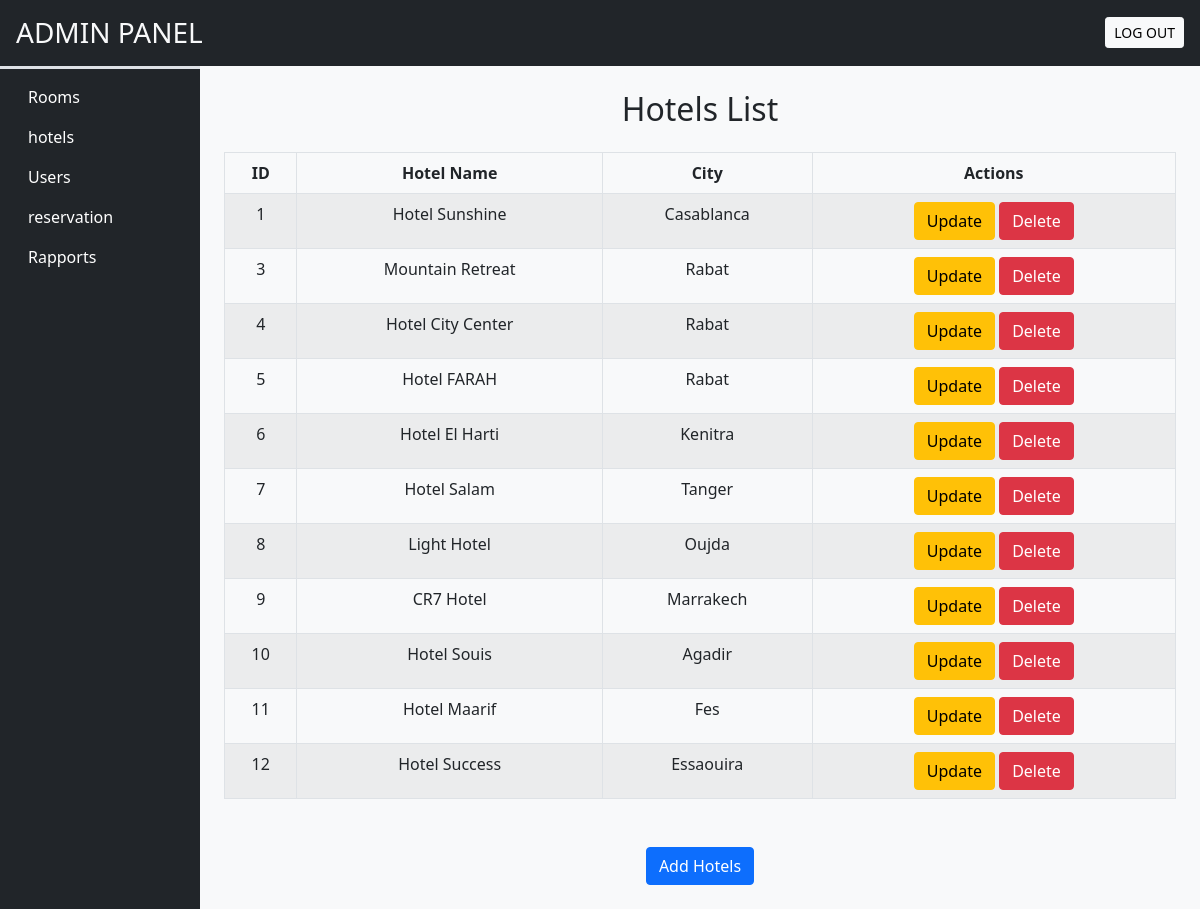
Screenshot of /admins/hotels.php with the database file from the repository.
### tables this page shows
CREATE TABLE `hotels` (
  `id` int(11) NOT NULL,
  `name` varchar(255) NOT NULL,
  `city_id` int(11) NOT NULL,
  `created_at` timestamp NOT NULL DEFAULT current_timestamp()
);

CREATE TABLE `cities` (
  `id` int(11) NOT NULL,
  `name` varchar(100) NOT NULL,
  `created_at` timestamp NOT NULL DEFAULT current_timestamp()
);

### admins/hotels.php (the view, shortened to what this page needs)
<?php
require('incl/cnx.php');
try {
    $stmt = $pdo->query("
        SELECT hotels.id, hotels.name AS hotel_name, cities.name AS city_name
        FROM hotels
        JOIN cities ON hotels.city_id = cities.id
    ");
    $hotels = $stmt->fetchAll(PDO::FETCH_ASSOC);
} catch (PDOException $e) {
    echo "Error fetching hotels: " . $e->getMessage();
    $hotels = [];
}
?>
<!DOCTYPE html>
<html lang="en">
<head>
    <?php require('incl/links.php'); ?>
</head>
<body class="bg-light">
    <?php require('incl/header.php'); ?>
    <div class="container-fluid" id="main-content">
        <div class="row">
            <div class="col-lg-10 ms-auto p-4 overflow-hidden">
                <h2 class="text-center mb-4">Hotels List</h2>
                <?php if (!empty($hotels)): ?>
                    <table class="table table-bordered table-striped text-center">
                        <thead class="thead-dark">
                            <tr>
                                <th>ID</th>
                                <th>Hotel Name</th>
                                <th>City</th>
                                <th>Actions</th>
                            </tr>
                        </thead>
                        <tbody>
                            <?php foreach ($hotels as $hotel): ?>
                                <tr>
                                    <td><?php echo htmlspecialchars($hotel['id']); ?></td>
                                    <td><?php echo htmlspecialchars($hotel['hotel_name']); ?></td>
                                    <td><?php echo htmlspecialchars($hotel['city_name']); ?></td>
                                    <td class="d-flex-center gap-2">
                                        <a href="updateHotel.php?id=<?php echo $hotel['id']; ?>" class="btn btn-warning">Update</a>
                                        <a href="deleteHotel.php?id=<?php echo $hotel['id']; ?>" class="btn btn-danger" onclick="return confirm('Are you sure you want to delete this hotel?');">Delete</a>
                                    </td>
                                </tr>
                            <?php endforeach; ?>
                        </tbody>
                    </table>
                    <div class="d-flex justify-content-center mt-5">
                        <a href="addHotels.php" class="btn btn-primary">Add Hotels</a>
                    </div>
                <?php else: ?>
                    <div class="alert alert-warning text-center">
                        No Hotels found.
                    </div>
                <?php endif; ?>
            </div>
        </div>
    </div>
</body>
</html>

### admins/incl/links.php (shortened to what this page needs)
<link href="https://cdn.jsdelivr.net/npm/bootstrap@5.0.2/dist/css/bootstrap.min.css" rel="stylesheet">
<link rel="stylesheet" href="https://cdn.jsdelivr.net/npm/bootstrap-icons@1.11.3/font/bootstrap-icons.min.css">
<link rel="stylesheet" href="https://unpkg.com/swiper/swiper-bundle.min.css" />
<link rel="stylesheet" href="style/style.css">

### admins/incl/header.php (shortened to what this page needs)
<div class="container-fluid bg-dark text-light p-3 d-flex align-items-center justify-content-between " >
    <h3 class=" mb-0 ">ADMIN PANEL</h3>
    <a href="logout.php" class="btn btn-light btn-sm">LOG OUT</a>
</div>
<div class="col-lg-2  bg-dark border-top border-3 " id="dashbord-menu">
    <nav class="navbar navbar-expand-lg navbar-dark ">
        <div class="container-fluid flex-lg-column align-items-stretch">
            <div class="collapse navbar-collapse flex-column align-items-stretch" id="admindropdown">
                <ul class="nav nav-pills flex-column">
                    <li class="nav-item">
                        <a class="nav-link text-white" href="rooms.php">Rooms</a>
                    </li>
                    <li class="nav-item">
                        <a class="nav-link text-white" href="hotels.php">hotels</a>
                    </li>
                    <li class="nav-item">
                        <a class="nav-link text-white" href='userList.php'>Users</a>
                    </li>
                    <li class="nav-item">
                        <a class="nav-link text-white" href="ctrl_reservation.php">reservation</a>
                    </li>
                    <li class="nav-item">
                        <a class="nav-link text-white" href="rapport.php">Rapports</a>
                    </li>
                </ul>
            </div>
        </div>
    </nav>
</div>

### admins/style/style.css (style rules this page uses)
#dashbord-menu { position: fixed; height: 100%; }

### admins/hotels.php (style rules this page uses)
#dashbord-menu { position: fixed; height: 100%; }

### rows the page displays
hotels: id "1", name "Hotel Sunshine", city.name "Casablanca"
hotels: id "3", name "Mountain Retreat", city.name "Rabat"
hotels: id "4", name "Hotel City Center", city.name "Rabat"
hotels: id "5", name "Hotel FARAH", city.name "Rabat"
hotels: id "6", name "Hotel El Harti", city.name "Kenitra"
hotels: id "7", name "Hotel Salam", city.name "Tanger"
hotels: id "8", name "Light Hotel", city.name "Oujda"
hotels: id "9", name "CR7 Hotel", city.name "Marrakech"
hotels: id "10", name "Hotel Souis", city.name "Agadir"
hotels: id "11", name "Hotel Maarif", city.name "Fes"
hotels: id "12", name "Hotel Success", city.name "Essaouira"
